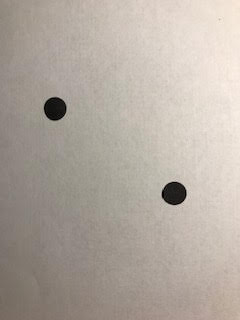
#> input picture pixel-count/img2.png, 240 x 320 px
$ python crop.py   (Python 2 division)
#> lines starting #> are read from the running program, lines starting #| are printed output that depends on the picture; after the words box and inside, x2 and y2 are one past the last pixel; in counts of white or black regions, pixels touching at a corner belong together; long printed decimals are rounded
import numpy as np
import cv2
import matplotlib.pyplot as plt

staticCrop = [(151, 62), (581, 173)]
greedyCrop = [(177, 60), (281, 147)]

actualArea = 8.0

def nothing(x):
  pass


# [46 lines of commented-out code are left out]


def sort_contours(cnts, method="left-to-right"):
	# initialize the reverse flag and sort index
	reverse = False
	i = 0
	# handle if we need to sort in reverse
	if method == "right-to-left" or method == "bottom-to-top":
		reverse = True
	# handle if we are sorting against the y-coordinate rather than
	# the x-coordinate of the bounding box
	if method == "top-to-bottom" or method == "bottom-to-top":
		i = 1
	# construct the list of bounding boxes and sort them from top to
	# bottom
	boundingBoxes = [cv2.boundingRect(c) for c in cnts]
	(cnts, boundingBoxes) = zip(*sorted(zip(cnts, boundingBoxes),
		key=lambda b:b[1][i], reverse=reverse))
	# return the list of sorted contours and bounding boxes
	return (cnts, boundingBoxes)

og = cv2.imread("img2.png")
#> og is the input picture: shape (320, 240, 3); mean B, G, R 160.5, 169.5, 178.7
gray = cv2.cvtColor(og, cv2.COLOR_BGR2GRAY)
clone = gray.copy()
#roi = clone[staticCrop[0][1]:staticCrop[1][1], staticCrop[0][0]:staticCrop[1][0]]
roi = clone[greedyCrop[0][1]:greedyCrop[1][1], greedyCrop[0][0]:greedyCrop[1][0]]
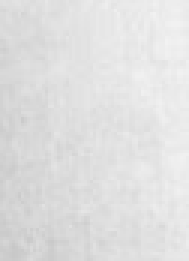
#> roi: shape (87, 63) (shown 3 times larger); min 199, max 242, mean 223.9
alpha = 1.2;
beta = 10;
output = cv2.convertScaleAbs(roi, alpha=alpha, beta=beta)

# cv2.imshow("og", og)
# cv2.imshow("Output", output)

# cv2.waitKey(0)

low = 32
high = 179
edges = cv2.Canny(output, low, high)
#> edges: shape (87, 63); every value is 0

contours, hierarchy = cv2.findContours(edges, cv2.RETR_EXTERNAL, cv2.CHAIN_APPROX_NONE)
#> contours = []
print "Contours found: ", len(contours)
#| Contours found:  0
if len(contours) <= 1 :
	print("Unable to detect 2 contours!")
if len(contours) >= 3 :
	print("Detecting more than 2 contours!")

sorted_cnts, boundingBoxes = sort_contours(contours, "bottom-to-top")
#> (the run stopped early here; a loop or call above may not have finished)

$ run again, with pixel-count/img1.png copied over pixel-count/img2.png
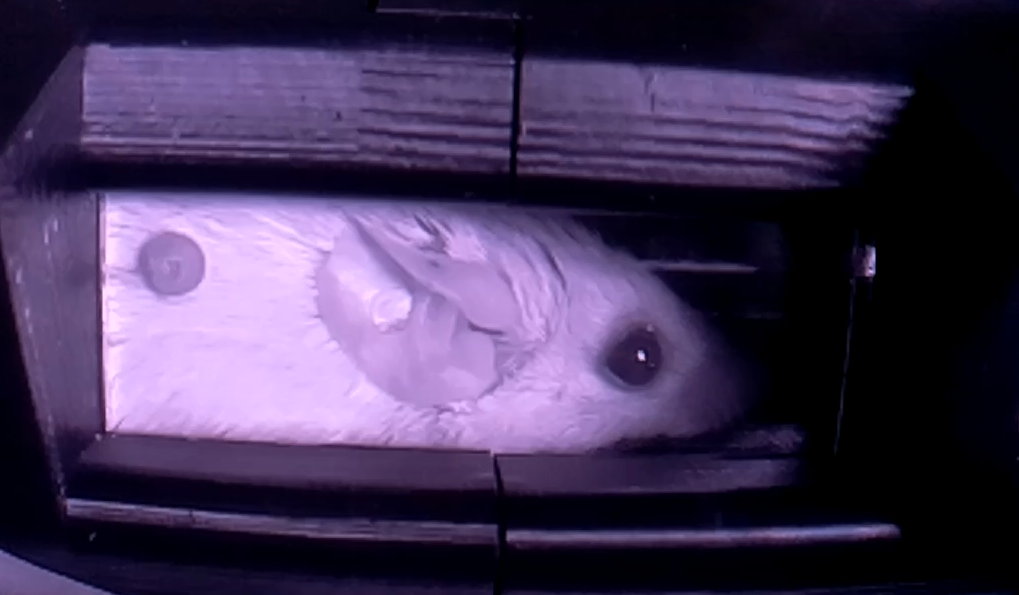
#> input picture pixel-count/img1.png, 1019 x 595 px
#> og is the input picture: shape (595, 1019, 3); mean B, G, R 87.2, 52.9, 67.6
#> `edges = cv2.Canny(output, low, high)`:
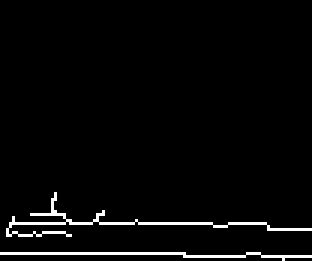
#> edges: shape (87, 104) (shown 3 times larger); 2.9% white in thin lines or dots, all inside (x1, y1, x2, y2) = (0, 64, 104, 87)
#> contours = 2 contours, all with area under 20
#| Contours found:  2
#> in sort_contours, `boundingBoxes = [cv2.boundingRect(c) for c in cnts]`: boundingBoxes = [(0, 84, 104, 3), (2, 64, 102, 15)]
#> in sort_contours, `(cnts, boundingBoxes) = zip(*sorted(zip(cnts, boundingBoxes), key=lamb..`: cnts = 2 contours, all with area under 20; boundingBoxes = ((0, 84, 104, 3), (2, 64, 102, 15))
#> `sorted_cnts, boundingBoxes = sort_contours(contours, "bottom-to-top")`: sorted_cnts = 2 contours, all with area under 20; boundingBoxes = ((0, 84, 104, 3), (2, 64, 102, 15))
#> x1 = 0; y1 = 84; w1 = 104; h1 = 3
#> x2 = 2; y2 = 64; w2 = 102; h2 = 15
#> `image = cv2.drawContours(output, sorted_cnts, -1, (0, 127, 0), 2)`:
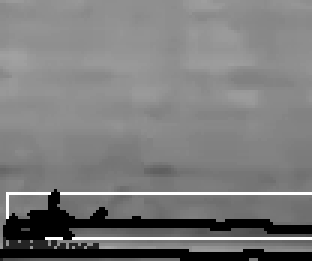
#> image: shape (87, 104) (shown 3 times larger); min 0, max 255, mean 123.7
#> objArea = 2
#> refArea = 9
#| 2.0
#| 9.0
#> areaPerPixel = 0.889
#> calculatedArea = 1.78
#| 1.778

$ run again, with pixel-count/img3.png copied over pixel-count/img2.png
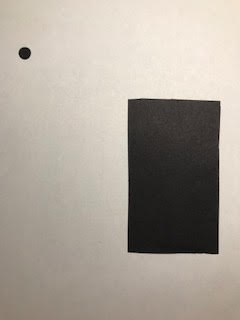
#> input picture pixel-count/img3.png, 240 x 320 px
#> og is the input picture: shape (320, 240, 3); mean B, G, R 151.9, 161.8, 169.9
#> `edges = cv2.Canny(output, low, high)`:
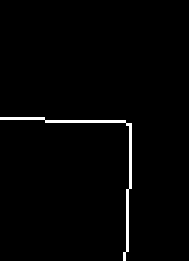
#> edges: shape (87, 63) (shown 3 times larger); 1.6% white in thin lines or dots, all inside (x1, y1, x2, y2) = (0, 39, 44, 87)
#> contours = 1 contour, all with area under 20
#| Contours found:  1
#> in sort_contours, `boundingBoxes = [cv2.boundingRect(c) for c in cnts]`: boundingBoxes = [(0, 39, 44, 48)]
#> in sort_contours, `(cnts, boundingBoxes) = zip(*sorted(zip(cnts, boundingBoxes), key=lamb..`: cnts = 1 contour, all with area under 20; boundingBoxes = ((0, 39, 44, 48),)
#> `sorted_cnts, boundingBoxes = sort_contours(contours, "bottom-to-top")`: sorted_cnts = 1 contour, all with area under 20; boundingBoxes = ((0, 39, 44, 48),)
#> x1 = 0; y1 = 39; w1 = 44; h1 = 48
#> `cv2.putText(img, 'Object', (x1, y1-2), cv2.FONT_HERSHEY_SIMPLEX, 0.2, ..`:
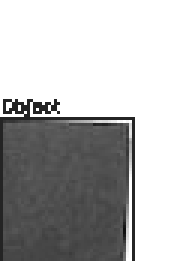
#> img: shape (87, 63) (shown 3 times larger); min 15, max 255, mean 184.2

$ run again, with pixel-count/img4.png copied over pixel-count/img2.png
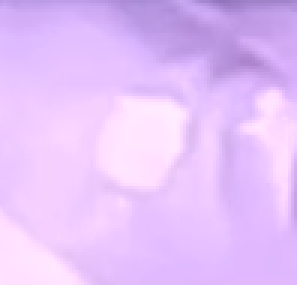
#> input picture pixel-count/img4.png, 99 x 95 px (shown 3 times larger)
#> og is the input picture: shape (95, 99, 3); mean B, G, R 250.3, 193, 229.3
#> `gray = cv2.cvtColor(og, cv2.COLOR_BGR2GRAY)`:
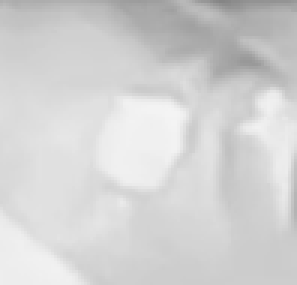
#> gray: shape (95, 99) (shown 3 times larger); min 133, max 244, mean 210.4
#> roi = empty array
#> contours = []
#| Contours found:  0
